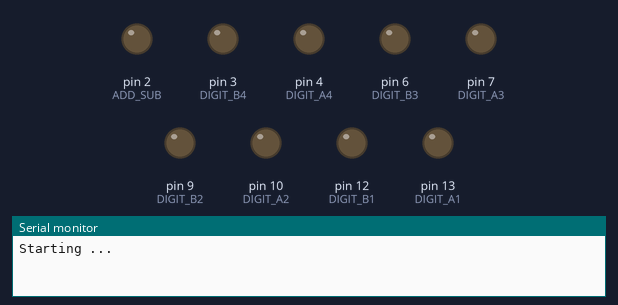
A sketch run on a simulated Arduino Uno, built with avr-gcc and run on an emulated ATmega328P. Shown: output pins drawn as LEDs (lit = HIGH), the last lines printed to the serial monitor.

Above: at 0.1 s.
At 1.1 s:
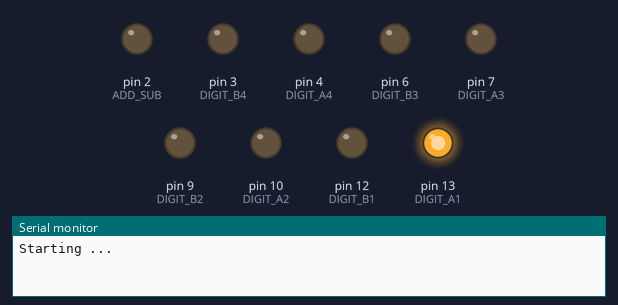
At 2.1 s:
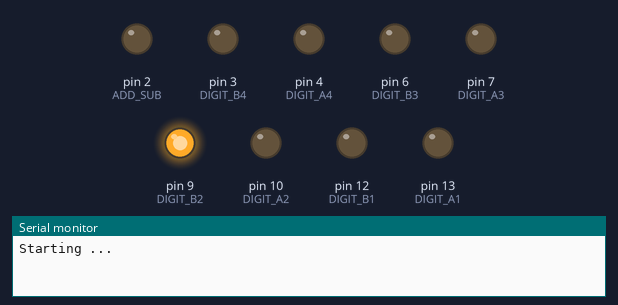
At 4.1 s:
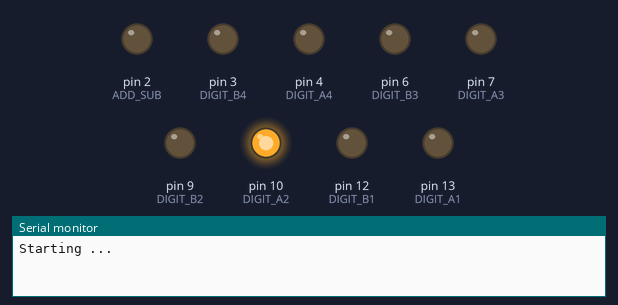
At 6.1 s:
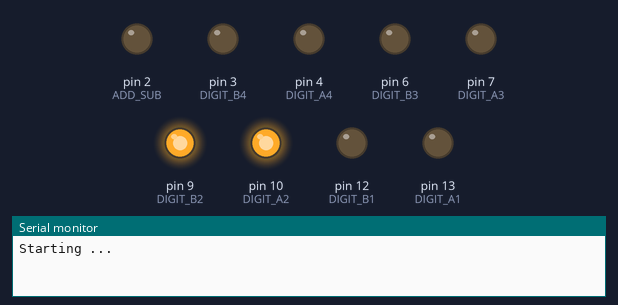
At 8.1 s:
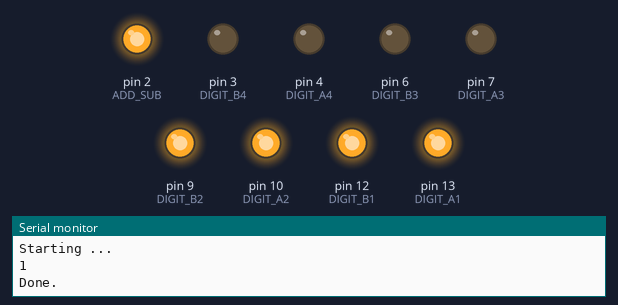
Timing chart, 0 to 9.6 s (numbered marks = the images above):
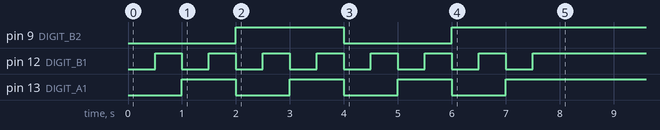

The sketch:

still_just_recursion_but_its_slightly_better.ino
```cpp
// Created on: Jan 2024
// Created by: James Couse
// Created for: This is the code for a 2-bit adder

const int DIGIT_A1 = 13;
const int DIGIT_B1 = 12;
const int DIGIT_A2 = 10;
const int DIGIT_B2 = 9;
const int DIGIT_A3 = 7;
const int DIGIT_B3 = 6;
const int DIGIT_A4 = 4;
const int DIGIT_B4 = 3;
const int ADD_SUB = 2;

int addsub = 0;

void setup()
{
  // setup serial output
  Serial.begin(9600);
  // set pin mode to output
  pinMode(DIGIT_A1, OUTPUT);
  pinMode(DIGIT_B1, OUTPUT);
  pinMode(DIGIT_A2, OUTPUT);
  pinMode(DIGIT_B2, OUTPUT);
  pinMode(DIGIT_A3, OUTPUT);
  pinMode(DIGIT_B3, OUTPUT);
  pinMode(DIGIT_A4, OUTPUT);
  pinMode(DIGIT_B4, OUTPUT);
  pinMode(ADD_SUB, OUTPUT);


  // set all pins to "0)
  digitalWrite(DIGIT_A1, 0); //LOW and HIGH just reference 0 & 1
  digitalWrite(DIGIT_B1, 0);
  digitalWrite(DIGIT_A2, 0);
  digitalWrite(DIGIT_B2, 0);
  digitalWrite(DIGIT_A3, 0);
  digitalWrite(DIGIT_B3, 0);
  digitalWrite(DIGIT_A4, 0);
  digitalWrite(DIGIT_B4, 0);
  digitalWrite(ADD_SUB, 0);

  // loop over the inputs
  Serial.print("Starting ... \n\n");
  digitalWrite(ADD_SUB, addsub);
  int addsub = counter(addsub);
}
void loop() {
  // Done
  Serial.print("\nDone. \n");
  delay(100000000); // Wait for 10000 millisecond(s)
}
int counter(int addsub) {
  digitalWrite(ADD_SUB, addsub);
  if (addsub < 2) {
              for (int twosA = 0; twosA <= 1; ++twosA) { // 2A
                digitalWrite(DIGIT_A2, twosA);
                for (int twosB = 0; twosB <= 1; ++twosB) { // 2B
                  digitalWrite(DIGIT_B2, twosB);
                  for (int onesA = 0; onesA <= 1; ++onesA) { // 1A
                  digitalWrite(DIGIT_A1, onesA);
                    for (int onesB = 0; onesB <= 1; ++onesB) { // 1B
                      digitalWrite(DIGIT_B1, onesB);
                      delay(500);
                    }
                  }
                }
              }
    addsub = addsub + 1;
    Serial.print(addsub);
    return addsub * counter(addsub + 1);
  }

  else {
        return addsub;
  }
}
```
